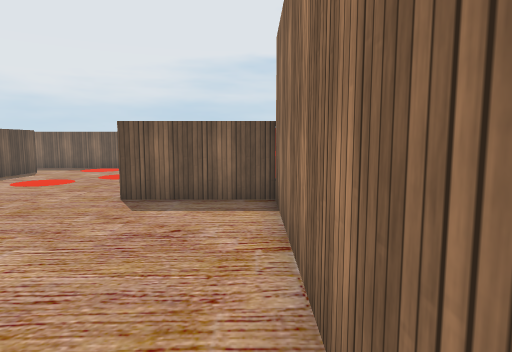
[1] (above)

20 first-person views from a walk through a Unity game level. The camera is 1.5 m above the floor, tilts 6° down and sees 75° across. The floor is counted in squares, 1 m on a side. Each view is taken from the middle of a square. On the plan, view 1 faces up. The plan holds only what a view shows up to about 15 squares ahead; the rest is blank. The place goes on beyond the plan. The player is left out. Some surface patterns are stand-ins.

[2]
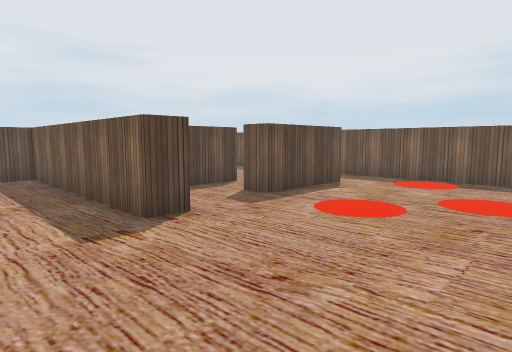

[3]
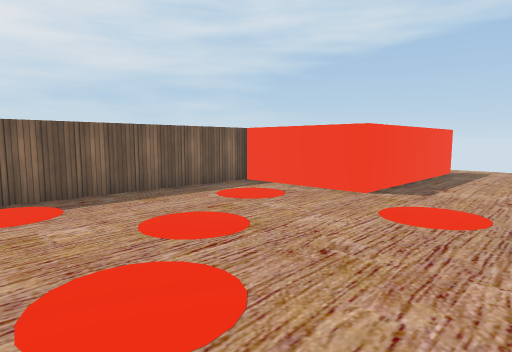

[4]
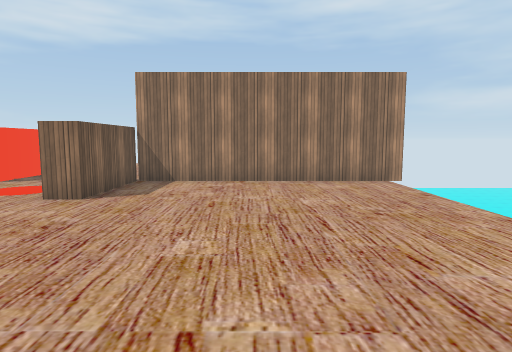

[5]
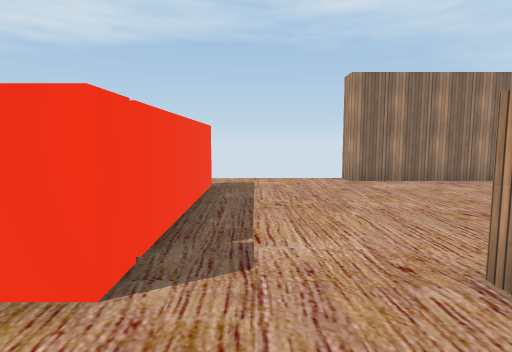

[6]
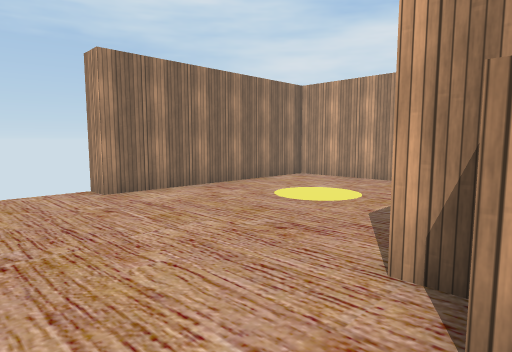

[7]
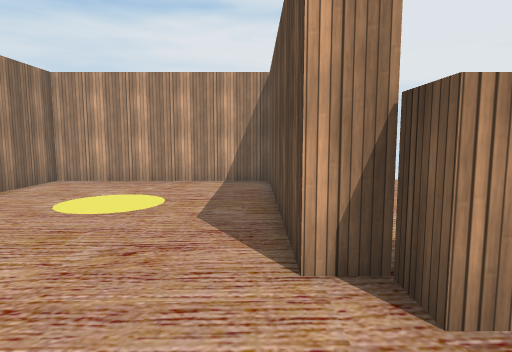

[8]
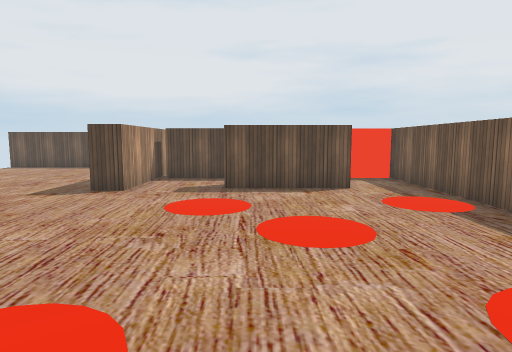

[9]
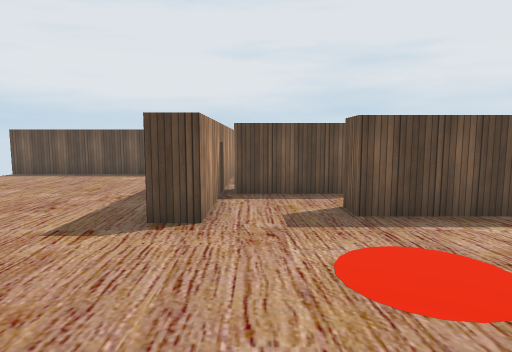

[10]
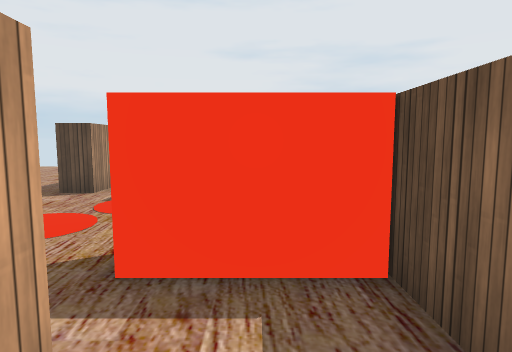

[11]
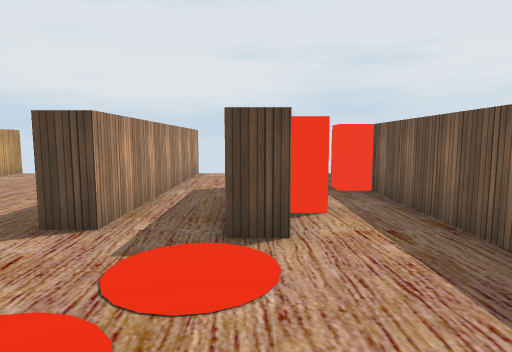

[12]
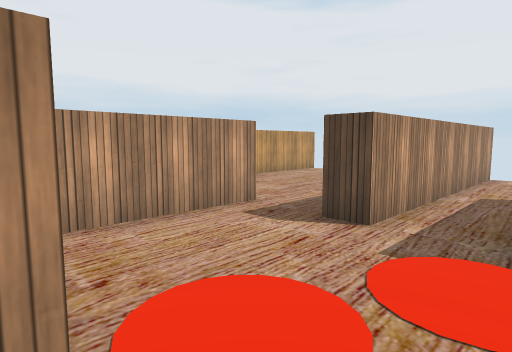

[13]
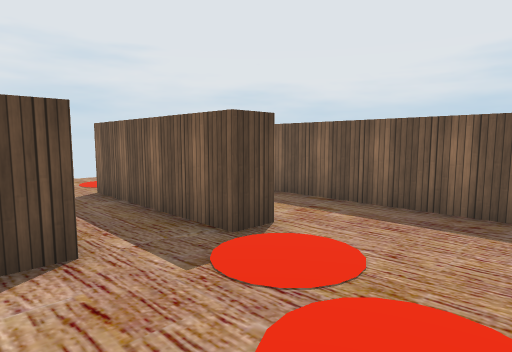

[14]
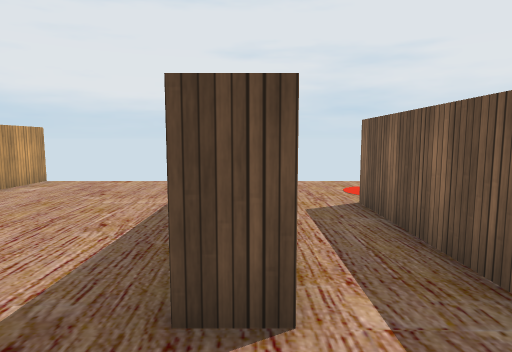

[15]
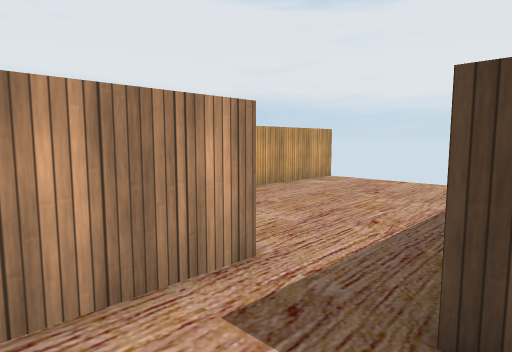

[16]
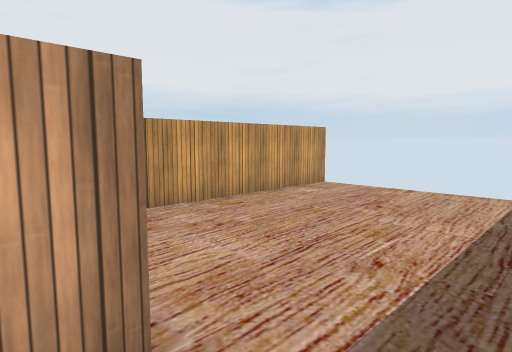

[17]
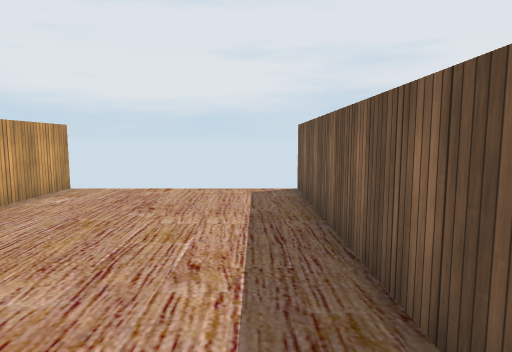

[18]
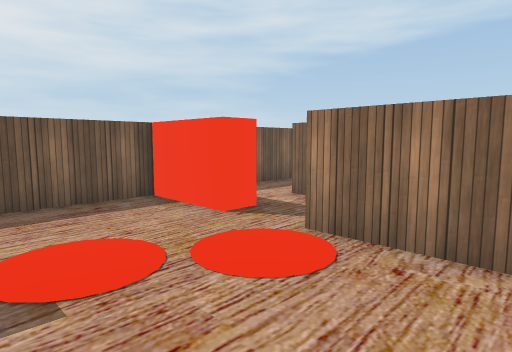

[19]
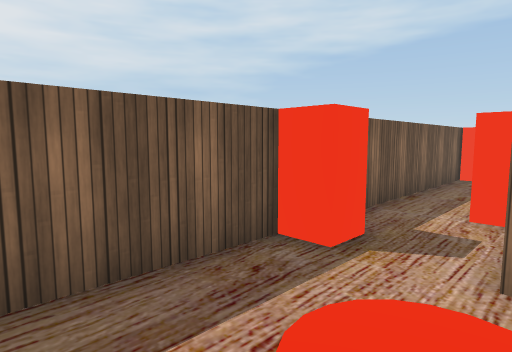

[20]
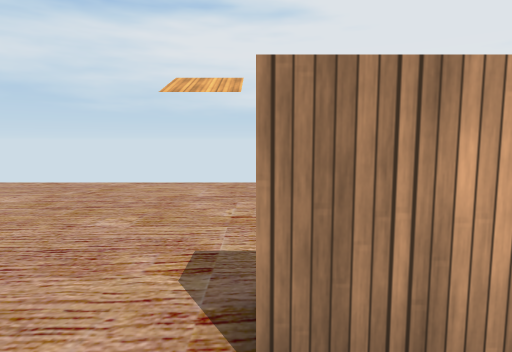

### Floor plan
Key: @ floor where view 1 was taken; # wall or solid block; . floor; / step, stairs or slope; = window, fence, low wall or low ledge; ^ raised ledge; v drop or lower ground.
Columns run from 30 left of view 1 to 10 right of it. Each row starts with its distance up from view 1.
 19  ##############################
 18  ....##.........#.............#
 17   ..............#.............#
 16  .......##......#..#..........#
 15  ....######........#..........#
 14  ................. #..........#########
 13  ...............#. #.....................
 12 v##########.....#........................
 11 v##########.....#........................
 10  ...............#........................
  9  .........###########......#####.........
  8  ......... ##########..........#........#
  7  ......... #...................#........#
  6  ......... # ..................#........#
  5  ........  #...................#........#
  4  ======#/  #...  ..............#........#
  3            #  ...   ...........#........#
  2            #  ...   ...........#........#
  1            #        ...........#........#
  0            #        ..........@#........#
 -1            #v       v^^^^^^=vvv##########
 -2                            =

Where each view was taken, in squares from view 1:
view 1: 0 up, 0 right, facing up
view 2: 5 up, 4 left, facing up-left
view 3: 9 up, 9 left, facing up-right
view 4: 4 up, 12 left, facing right
view 5: 12 up, 3 left, facing right
view 6: 12 up, 0 right, facing down-right
view 7: 12 up, 2 right, facing down
view 8: 13 up, 0 right, facing left
view 9: 10 up, 4 left, facing left
view 10: 17 up, 10 left, facing left
view 11: 15 up, 14 left, facing left
view 12: 15 up, 14 left, facing down-left
view 13: 11 up, 15 left, facing up-left
view 14: 12 up, 17 left, facing left
view 15: 12 up, 17 left, facing down-left
view 16: 11 up, 19 left, facing down-left
view 17: 10 up, 19 left, facing left
view 18: 10 up, 19 left, facing up-right
view 19: 15 up, 29 left, facing up-right
view 20: 11 up, 10 left, facing down
